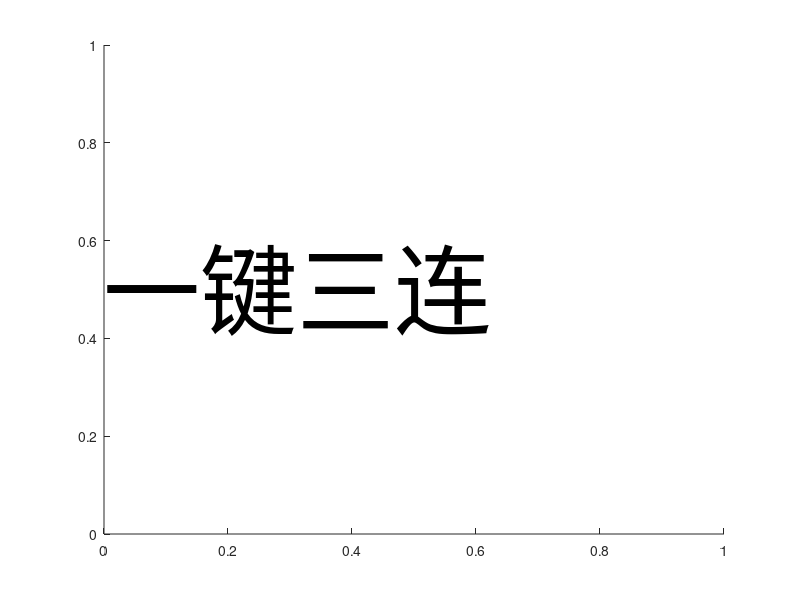

Write MATLAB code to recreate this figure. (Note: this script raises an error after producing the figure.)
clear
clc

%% %设定字体和字号
text(0,0.5,"一键三连","FontSize",70,"FontName","黑体");
%text(0,0.5,"Happy  New  Year","FontSize",40,"FontName","黑体");

%% 绘图
f=gcf;
a=f.Children;
a.Visible=0;
saveas(f,'temp.jpg')
close all

%% 修剪边框
im=imread('temp.jpg');
BW = rgb2gray(im);
BW=imresize(BW,0.25); %整体缩放比例

BW(BW>100)=255;
BW(BW<=100)=0;

[a,b]=find(BW==0);
BW(max(a):end,:)=[];
BW(1:min(a),:)=[];
BW(:,max(b):end)=[];
BW(:,1:min(b))=[];

temp1=round(size(BW,1)*0.4);
BW=[255*ones(temp1,size(BW,2)) ; BW; 255*ones(temp1,size(BW,2))];
temp2=round(size(BW,2)*0.2);
BW=[255*ones(size(BW,1),temp2)   BW  255*ones(size(BW,1),temp2)];

%% 设定填充
mystrings={'👍' '币' '★'}; %填充字符

%% 开始填充
f=figure;
axis equal
axis([1 size(BW,2) 1 size(BW,1)])
hold on
for i=1:size(BW,1)
    for j=1:size(BW,2)
        if BW(i,j)==0
            text(j,size(BW,1)-i,mystrings{randi([1,length(mystrings)])},'Color',[1 rand(1,2)],'FontSize',10); %绘制字符
            pause(0.0001)
        end
    end
end
